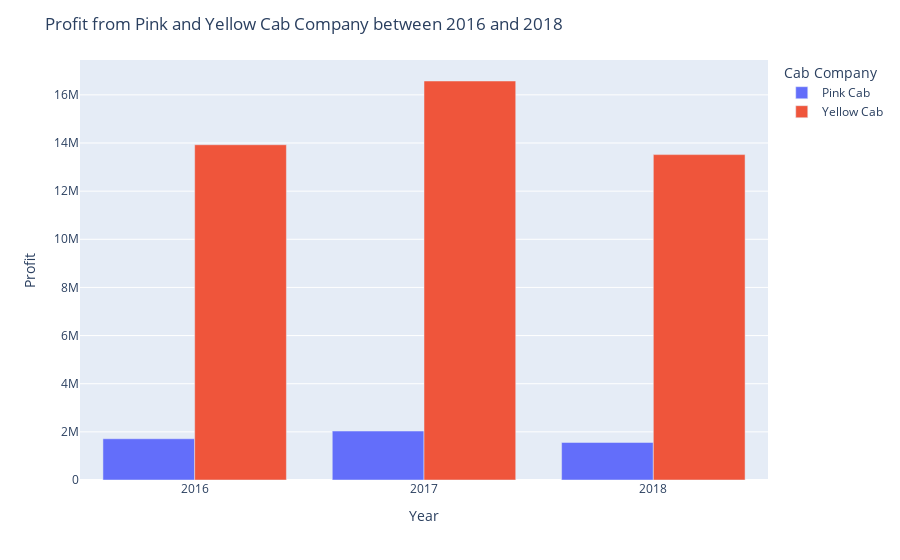

The notebook cell this image was saved under:
### Code cell
#Overall Profit by yearly
profit_yr= year_df.reset_index().pivot(columns='Company', index='Year', values='Profit')
profit_yr.index = profit_yr.index.astype(str)

#Create plot

fig = px.bar(profit_yr, labels=dict(value="Profit", Company="Cab Company"))
fig.update_layout(barmode="group")
fig.update_layout(title_text='Profit from Pink and Yellow Cab Company between 2016 and 2018')
fig.show()

### Figure 1 — Plotly figure (JSON) as saved in the notebook; plotly's stock layout.template omitted (floating-point values rounded to 4 significant figures)
{"data": [{"alignmentgroup": "True", "hovertemplate": "Cab Company=Pink Cab<br>Year=%{x}<br>Profit=%{y}<extra></extra>", "legendgroup": "Pink Cab", "marker": {"color": "#636efa", "pattern": {"shape": ""}}, "name": "Pink Cab", "offsetgroup": "Pink Cab", "orientation": "v", "showlegend": true, "textposition": "auto", "type": "bar", "x": ["2016", "2017", "2018"], "xaxis": "x", "y": [1714000.0, 2034000.0, 1560000.0], "yaxis": "y"}, {"alignmentgroup": "True", "hovertemplate": "Cab Company=Yellow Cab<br>Year=%{x}<br>Profit=%{y}<extra></extra>", "legendgroup": "Yellow Cab", "marker": {"color": "#EF553B", "pattern": {"shape": ""}}, "name": "Yellow Cab", "offsetgroup": "Yellow Cab", "orientation": "v", "showlegend": true, "textposition": "auto", "type": "bar", "x": ["2016", "2017", "2018"], "xaxis": "x", "y": [13930000.0, 16580000.0, 13520000.0], "yaxis": "y"}], "layout": {"barmode": "group", "legend": {"title": {"text": "Cab Company"}, "tracegroupgap": 0}, "margin": {"t": 60}, "title": {"text": "Profit from Pink and Yellow Cab Company between 2016 and 2018"}, "xaxis": {"anchor": "y", "domain": [0, 1], "title": {"text": "Year"}}, "yaxis": {"anchor": "x", "domain": [0, 1], "title": {"text": "Profit"}}}}
